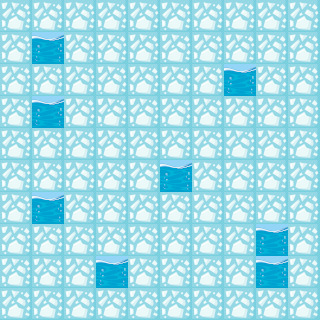

This game map was drawn from its Tiled (.tmx) file and the tilesets committed beside it. A one-line description and the full map source follow:
An orthogonal 10x10 tile map with 32x32 px tiles, 1 tile layer (Tile Layer 1).

<map version="1.2" tiledversion="1.3.4" orientation="orthogonal" renderorder="right-down" width="10" height="10" tilewidth="32" tileheight="32" infinite="0" nextlayerid="2" nextobjectid="1">
 <tileset firstgid="1" source="tileset.tsx" />
 <layer id="1" name="Tile Layer 1" width="10" height="10">
  <data encoding="csv">
1,1,1,1,1,1,1,1,1,1,
1,2,1,1,1,1,1,1,1,1,
1,1,1,1,1,1,1,2,1,1,
1,2,1,1,1,1,1,1,1,1,
1,1,1,1,1,1,1,1,1,1,
1,1,1,1,1,2,1,1,1,1,
1,2,1,1,1,1,1,1,1,1,
1,1,1,1,1,1,1,1,2,1,
1,1,1,2,1,1,1,1,2,1,
1,1,1,1,1,1,1,1,1,1
</data>
 </layer>
</map>